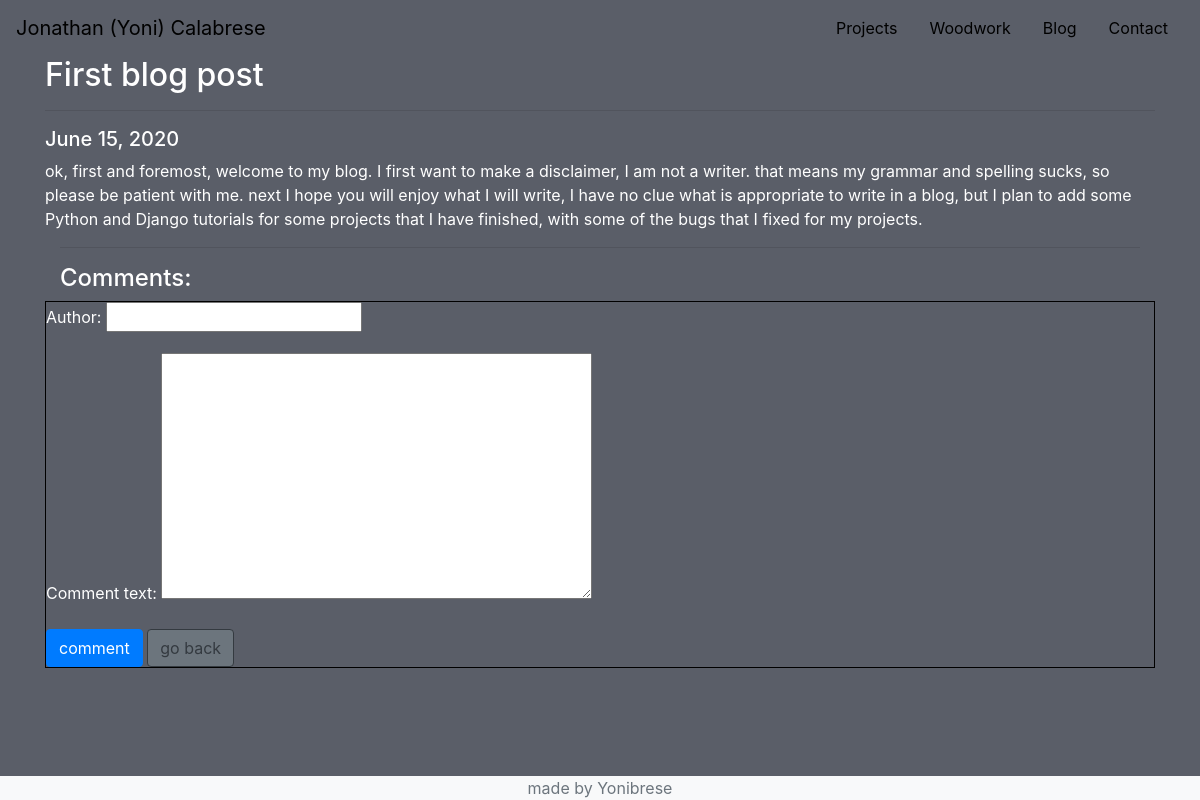
The app's page /blog/4 with its own data.
### blog/models.py (models this page shows)
class BlogPost(models.Model):
    title = models.CharField(max_length=100)
    date_added = models.DateField(auto_now=True)
    blog_text = models.TextField(null=True)
    comment = models.ManyToManyField(Comment, blank=True)

### blog/views.py (the view)
# urls.py: path('<int:id>', views.comment, name='comment')
def comment(request, id):
    post = models.BlogPost.objects.get(id=id)
    if request.method == 'POST':
        form = forms.CommentForm(request.POST)
        if form.is_valid():
            post.comment.add(form.save())
            return redirect('comment', id)
    else:
        form = forms.CommentForm()
    return render(request, 'blog/comment.html', {'post': post, 'form': form})

### blog/forms.py
class CommentForm(forms.ModelForm):
    class Meta:
        model = models.Comment
        fields = ['author', 'comment_text']

### blog/templates/blog/comment.html (shortened to what this page needs)
{% extends 'base.html' %}
{% block content %}
<div class="container" id="full_post">
    <h2>{{ post.title }}</h2>
    <hr>
    <h5>{{ post.date_added }}</h5>
    <p>
        {{ post.blog_text }}
    </p>
    <div class="container" id="comment_container">
        <hr>
        <h4>Comments:</h4>
    </div>
    <div id="comment_form">
        <form method="post">
            {{form.as_p}}
            <input type="submit" value="comment" class="btn btn-primary">
            <a href="{% url 'blog' %}" class="btn btn-secondary btn-outline-dark">go back</a>
        </form>
    </div>
</div>
{% endblock %}

### static/style.css (style rules this page uses)
body { background-color:#5A5E68; }
#full_post { color: white; }
#comment_form { border: solid black 1px; }

### records on screen
BlogPost: title "First blog post", date_added "June 15, 2020", blog_text "ok, first and foremost, welcome to my blog. I first want to make a disclaimer, I am not a writer. that means my grammar and spelling sucks, so please be patient with me. next I hope you will enjoy what I will write, I have no clue what is appropriate to write in a blog, but I plan to add some Python and Django tutorials for some projects that I have finished, with some of the bugs that I fixed for my projects."
